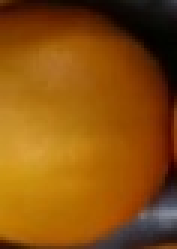
#> input picture dataset/ripe/119.jpg, 59 x 83 px (shown 3 times larger); its folder holds only this picture in this run
$ python train.py
#> lines starting #> are read from the running program, lines starting #| are printed output that depends on the picture

"""
Recognet-Oranges-With-SVM
Copyright (C) <2024/7/30> <neonicX-Tech>

svm_orange_train is free software; you can redistribute it and/or
modify it under the terms of the GNU Lesser General Public
License as published by the Free Software Foundation; either
version 2.1 of the License, or any later version.

This library is distributed in the hope that it will be useful,
but WITHOUT ANY WARRANTY; without even the implied warranty of
MERCHANTABILITY or FITNESS FOR A PARTICULAR PURPOSE. See the GNU
Lesser General Public License for more details.

You should have received a copy of the GNU Lesser General Public
License along with this library; if not, write to the Free Software
Foundation, Inc., 51 Franklin Street, Fifth Floor, Boston, MA 02110-1301 USA
"""

import pandas as pd
import os
import cv2
import joblib
import numpy as np
from sklearn import svm
from sklearn.model_selection import train_test_split
from sklearn.metrics import accuracy_score, classification_report
from tqdm import tqdm
import argparse
from pathlib import Path

ROOT =  Path.cwd()

def load_and_preprocess_data(folder_path:str, categories:list)-> tuple[np.array, np.array]:
    """
    Loads images from a folder, generates HSV histograms, and assigns labels based on folder name.

    Parameters:
    - folder_path: Path to the main directory containing subfolders of images.

    Returns:
    - features: A NumPy array of flattened all images.
    - targets: A NumPy array of labels corresponding to the images.
    """
#> called with folder_path = 'dataset'
    # Initialize empty lists to store histograms and labels
    features, target = [], []
    # Iterate through each folder in the given directory
    for i in categories:
        print(f'loading... category: {i}')
        path = os.path.join(folder_path, i)
        for img in tqdm(os.listdir(path), desc=f'Loading category {i}'):
            img_array = cv2.imread(os.path.join(path, img))
#> img_array is the input picture: shape (83, 59, 3); mean B, G, R 13.6, 80, 137.4
            padded_img = img_array

            if img_array.shape[0] > img_array.shape[1]:
                padded_img = 255 * np.ones((img_array.shape[0], img_array.shape[0], 3), dtype=float)
                padded_img[:, :img_array.shape[1], :] = img_array
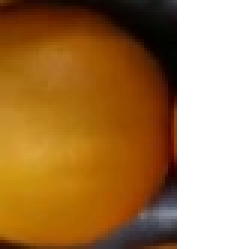
#> padded_img: shape (83, 83, 3) float64 (shown 3 times larger); mean B, G, R 83.4, 130.6, 171.4
            elif img_array.shape[0] < img_array.shape[1]:
                padded_img = 255 * np.ones((img_array.shape[1], img_array.shape[1], 3), dtype=float)
                padded_img[:img_array.shape[0], :, :] = img_array
            else:
                padded_img = 255 * np.ones((img_array.shape[1], img_array.shape[1], 3), dtype=float)
                padded_img = img_array

            resized_img = cv2.resize(padded_img, (150, 150))
            features.append(resized_img.flatten())
            target.append(categories.index(i))
        print(f'loaded category: {i} successfully')

    # Convert the lists of features and targets to NumPy arrays
    features = np.array(features)
    targets = np.array(target)

    return features, targets

def parse_arguments():
    """Parses command-line arguments for SVM model testing.

    Returns:
        Namespace: An object containing parsed arguments.
    """
    parser = argparse.ArgumentParser(description="Train an SVM model for Orange Ripeness Detection")
    parser.add_argument(
        '-d','--dataset-folder',
        type=str,
        default=os.path.join(ROOT, 'dataset'),
        help='Path to the dataset folder'
    )
    parser.add_argument(
        '--kernel',
        type=str,
        default='poly',
        help='Kernel type for SVM'
    )
    parser.add_argument(
        '--C',
        type=float,
        default=0.1,
        help='Regularization parameter'
    )
    parser.add_argument(
        '--gamma',
        type=float,
        default=0.0001,
        help='Kernel coefficient for RBF'
    )
    parser.add_argument(
        '--model-filename',
        type=str,
        default='best_svc_model.dat',
        help='Filename to save the trained SVM model'
    )
    parser.add_argument(
        '--categories',
        metavar='N',
        type=str,
        nargs='+',
        default=['ripe', 'unripe'],
        help='list of trained model categories with a default of ["ripe", "unripe"].'
    )

    return parser.parse_args()


def main(args):
    """
    Main entry point for the script, handling data loading, training, and evaluation.

    Parameters:
    - args: Parsed arguments from the command line.
    """
    # Generate histograms and corresponding labels from the input folder
    features, target = load_and_preprocess_data(args.dataset_folder, args.categories)
#> target = [0, 1]

    # Dataframe
    df = pd.DataFrame(features)
#> df = table of 2 rows and 67500 columns
    df['Target'] = target
    # Input data
    x = df.iloc[:, :-1]
#> x = table of 2 rows and 67500 columns
    # Output data
    y = df.iloc[:, -1]
#> (the run stopped early here; a loop or call above may not have finished)
